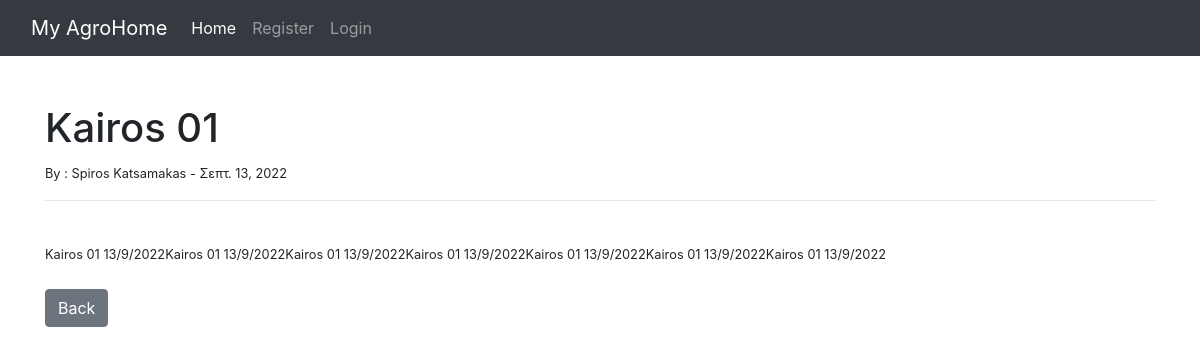
The app's page /article/50 with its own data.
### theblog/models.py (models this page shows, shortened)
class Post(models.Model):
    title = models.CharField(max_length=255)
    title_tag = models.CharField(max_length=255)
    author = models.ForeignKey(User, on_delete=models.CASCADE)
    body = models.TextField()
    post_date = models.DateField(auto_now_add=True)
    category = models.CharField(max_length=255, default='coding')
    region = models.CharField(max_length=255, default='thessaly')

### theblog/views.py (the view)
# urls.py: path('article/<int:pk>', ArticleDetailView.as_view(), name='article-detail'),
class ArticleDetailView(DetailView):
	model = Post
	template_name = 'article_details.html'

### theblog/templates/article_details.html (shortened to what this page needs)
{% extends 'base.html' %}
{% block content %}
<br/>
<h1>{{ post.title }}</h1>
<small> By : {{ post.author.first_name }}
			 {{ post.author.last_name }} -
			 {{ post.post_date }}
<hr>
<br/>
{{ post.body|safe }}
<br/><br/>
<a href="{% url 'home' %}" class="btn btn-secondary">Back</a>
{% endblock %}

### records on screen
Post: title "Kairos 01", author.first_name "Spiros", author.last_name "Katsamakas", post_date "Σεπτ. 13, 2022", body "Kairos 01 13/9/2022Kairos 01 13/9/2022Kairos 01 13/9/2022Kairos 01 13/9/2022Kairos 01 13/9/2022Kairos 01 13/9/2022Kairos 01 13/9/2022"
